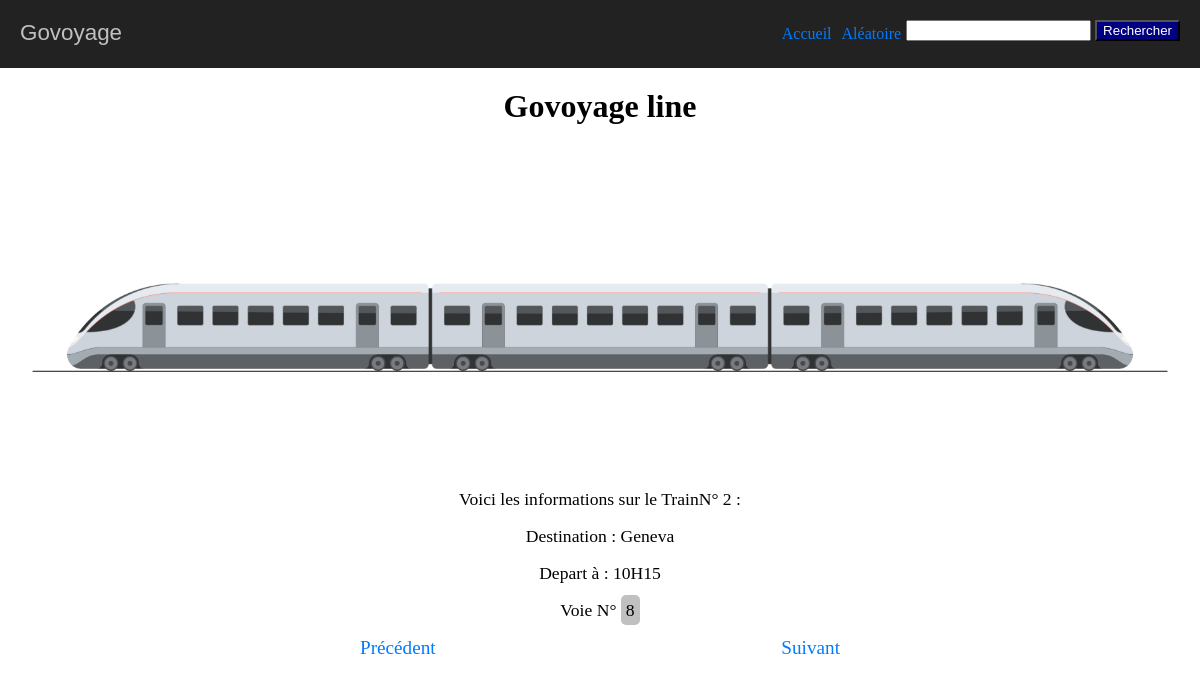
The page /Govoyage/show/2 on the database as committed earlier.
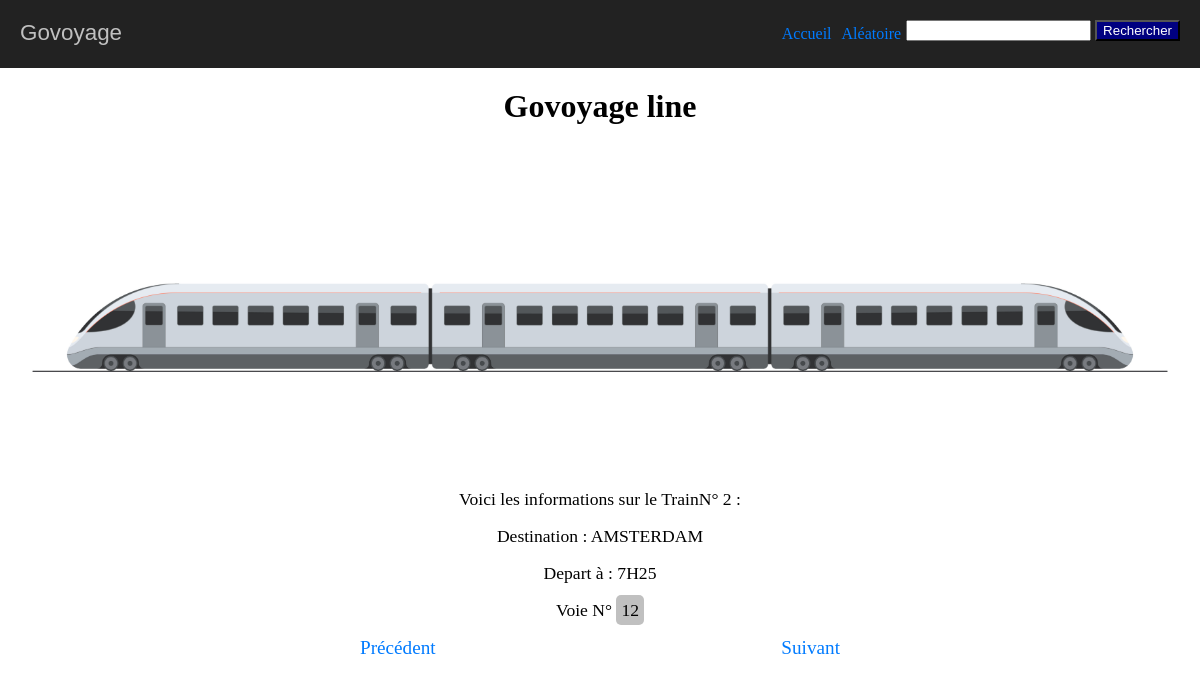
The same page on the database as committed later.
### Govoyage/models.py (models this page shows)
class Train(models.Model) :
    trainID = models.AutoField(primary_key=True)
    to = models.CharField(max_length = 20)
    time = models.CharField(max_length = 20)
    voie = models.IntegerField()

### Govoyage/views.py (the view)
# urls.py: path('show/<id_train>', views.show, name="show"),
def show(request, id_train):
    line = Train.objects.get(trainID = id_train)
    return render(request, "Govoyage/detail.html", {
        "trainNb": line.trainID,
        "to" : line.to,
        "time" : line.time,
        "voie" : line.voie,
        "precedent" : int(id_train) - 1,
        "suivant" : int(id_train) + 1,
    })

### Govoyage/templates/Govoyage/detail.html (shortened to what this page needs)
{% load static %}
<!DOCTYPE html>
<html lang="en">
<head>
    <link rel="stylesheet" href="{% static 'go/css/style.css' %}">
</head>
<body>
    <header>
        <nav>
            <div><a style="font-size: 1.4rem; font-family: Verdana, Geneva, Tahoma, sans-serif; color: #C0C0C0;" href="{% url 'index' %}">Govoyage</a></div>
            <ul>
                <li><a href="{% url 'index' %}"> Accueil </a></li>
                <li><a href="{% url 'random' %}">Aléatoire</a></li>
                <form action="{% url 'search_train' %}" method="GET">
                    <input type="search" name="train_id" id="site-search"/>
                    <button type="submit">Rechercher</button>
                </form>
            </ul>
        </nav>
    </header>
    <div>
        <h1 style="text-align: center; padding-top: 20px;"> Govoyage line </h1>
        <img style="width: 100vw;" src="{% static 'go/img/AdobeStock_276554988.jpeg'%}" alt="line">
    </div>
    <section id="intro">
        <div class="row" style="gap: 1em;">
        <p> Voici les informations sur le TrainN° {{ trainNb }} : </p>
        <p>Destination : {{ to }} </p>
        <p>Depart à : {{ time }} </p>
        <p>Voie N° <span style="background-color:#C0C0C0; padding: 5px; border-radius: 5px;">{{ voie }}</span></p>
        <div class="lien" style="width: 40%; display: flex; justify-content: space-between;font-size: 1.2rem;">
        <a href="/Govoyage/show/{{ precedent }}"> Précédent </a>
        <a href="/Govoyage/show/{{ suivant }}"> Suivant </a>
      </div>
    </div>
    </section>
</body>
</html>

Rows that differ between the two databases and show on the page:
changed Train: to "Geneva" → "AMSTERDAM"; time "10H15" → "7H25"
Other text that changed with them:
{{ voie }}: "8" → "12"
